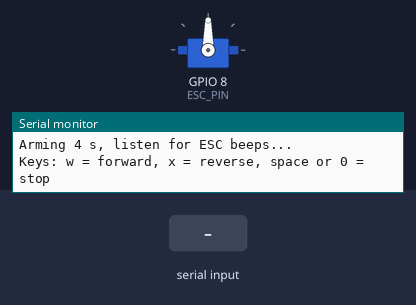
This program was run on a simulated ESP32-S3. On the bench: servo, the last lines printed to the serial monitor. The inputs (shaded band) are chosen by the test bench.

Above: at 7.2 s.
7.3 s: "w" received over Serial
At 7.8 s:
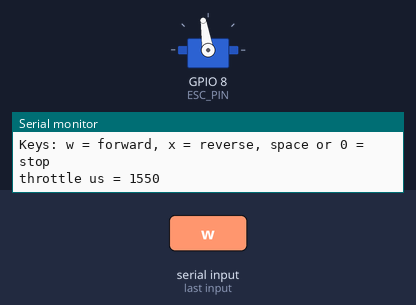
8.8 s: "w" received over Serial
At 10.0 s:
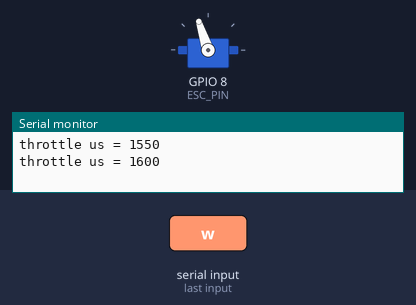
10.3 s: "x" received over Serial
At 26.4 s:
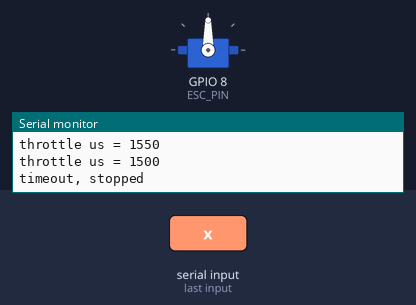
Timing chart, 0 to 26.8 s (numbered marks = the images above; inputs shaded):
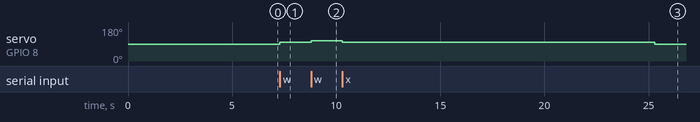

Measured:
- after the input at 7.3 s, servo on GPIO 8 (ESC_PIN): 90° → 99° at once
- after the input at 8.8 s, servo on GPIO 8 (ESC_PIN): 99° → 108° at once
- after the input at 10.3 s, servo on GPIO 8 (ESC_PIN): 108° → 99° at once, → 90° 15.0 s later

The program:

main.cpp
```cpp
#include <Arduino.h>
#include <ESP32Servo.h>

const int ESC_PIN = 8;
const int NEUTRAL = 1500;               // stop for a bidirectional ESC
const int MAX_DELTA = 150;              // first-test limit: 1350..1650
const int STEP = 50;                    // each key press, in microseconds
const unsigned long TIMEOUT_MS = 15000; // no key for 15 s = stop

Servo esc;
int current = NEUTRAL;
unsigned long lastCmd = 0;

void setThrottle(int us) {
  current = constrain(us, NEUTRAL - MAX_DELTA, NEUTRAL + MAX_DELTA);
  esc.writeMicroseconds(current);
  Serial.print("throttle us = ");
  Serial.println(current);
}

void setup() {
  Serial.begin(115200);
  delay(2000);
  Serial.println("BOOT OK");

  esc.setPeriodHertz(50);
  esc.attach(ESC_PIN, 1000, 2000);
  esc.writeMicroseconds(NEUTRAL);

  Serial.println("Arming 4 s, listen for ESC beeps...");
  delay(4000);
  Serial.println("Keys: w = forward, x = reverse, space or 0 = stop");
  lastCmd = millis();
}

void loop() {
  while (Serial.available()) {
    char c = Serial.read();
    if (c == 'w') setThrottle(current + STEP);
    else if (c == 'x') setThrottle(current - STEP);
    else if (c == ' ' || c == '0') setThrottle(NEUTRAL);
    lastCmd = millis();
  }

  if (current != NEUTRAL && millis() - lastCmd > TIMEOUT_MS) {
    setThrottle(NEUTRAL);
    Serial.println("timeout, stopped");
  }
}
```
